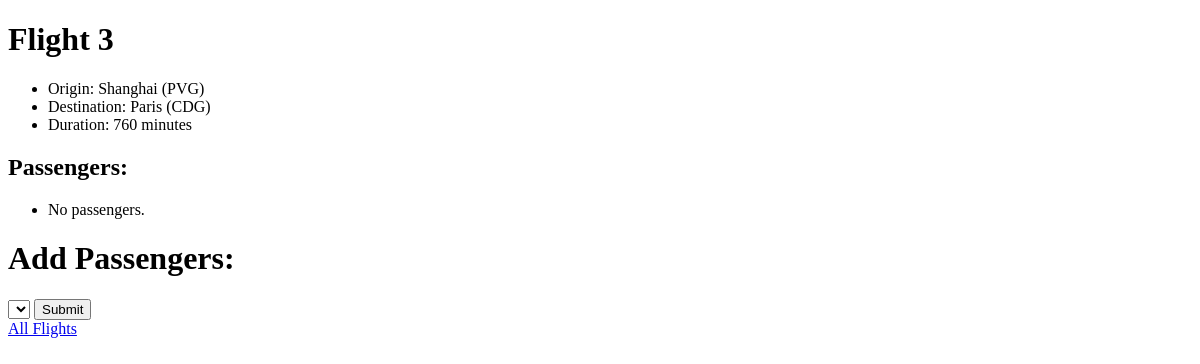
/flights/3, run on an earlier commit of the app's database.
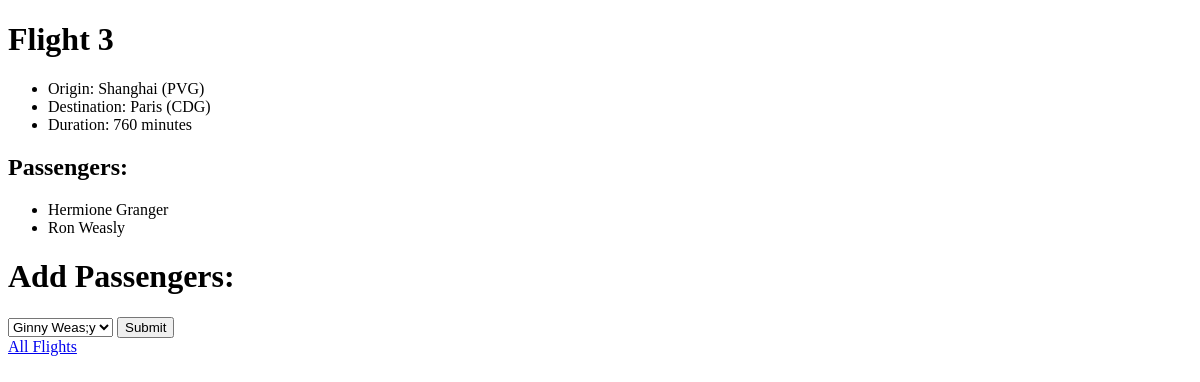
And on a later commit of the database.
### flights/models.py (models this page shows)
class Passenger (models.Model):
  first = models.CharField(max_length=64)
  last = models.CharField(max_length=64)
  flights = models.ManyToManyField(Flight, blank=True, related_name="passengers")
  def __str__(self):
    return f"{self.first} {self.last}"

### flights/views.py (the view)
def flight (request, flight_id):
  flight = Flight.objects.get(id=flight_id)
  passengers = flight.passengers.all()
  non_passengers = Passenger.objects.exclude(flights=flight).all()
  return render (request, "flights/flight.html", {
    "flight" : flight,
    "passengers": passengers,
    "non_passengers" : non_passengers
  })

### flights/models.py (called while the page is built)
  def __str__ (self):
    return f"{self.city} ({self.code})"

### flights/templates/flights/flight.html (shortened to what this page needs)
{% extends "flights/layout.html" %}
{% block body %}
<h1>Flight {{flight.id}}</h1>
<ul>
  <li>Origin: {{flight.origin}}</li>
  <li>Destination: {{flight.destination}}</li>
  <li>Duration: {{flight.duration}} minutes</li>
</ul>
<h2>Passengers: </h2>
<ul>
  {% for passen in passengers %}
    <li>{{passen}}</li>
    {% empty %}
    <li>No passengers.</li>
  {% endfor %}
</ul>
<h1>Add Passengers:</h1>
<form action="{% url 'book' flight.id %}" method="POST">
  <select name="passenger" id="">
    {% for passenger in non_passengers %}
      <option value="{{passenger.id}}">{{passenger}}</option>
    {% endfor %}
  </select>
  <input type="submit">
</form>
<a href="{% url 'index' %}">All Flights</a>
{% endblock %}

What changed in the data, as far as the page shows it:
added Passenger: first+last "Hermione Granger"
added Passenger: first+last "Ron Weasly"
Also different on the page:
form field passenger: (not shown) → "Ginny Weas;y"
text no longer shown: "No passengers."
